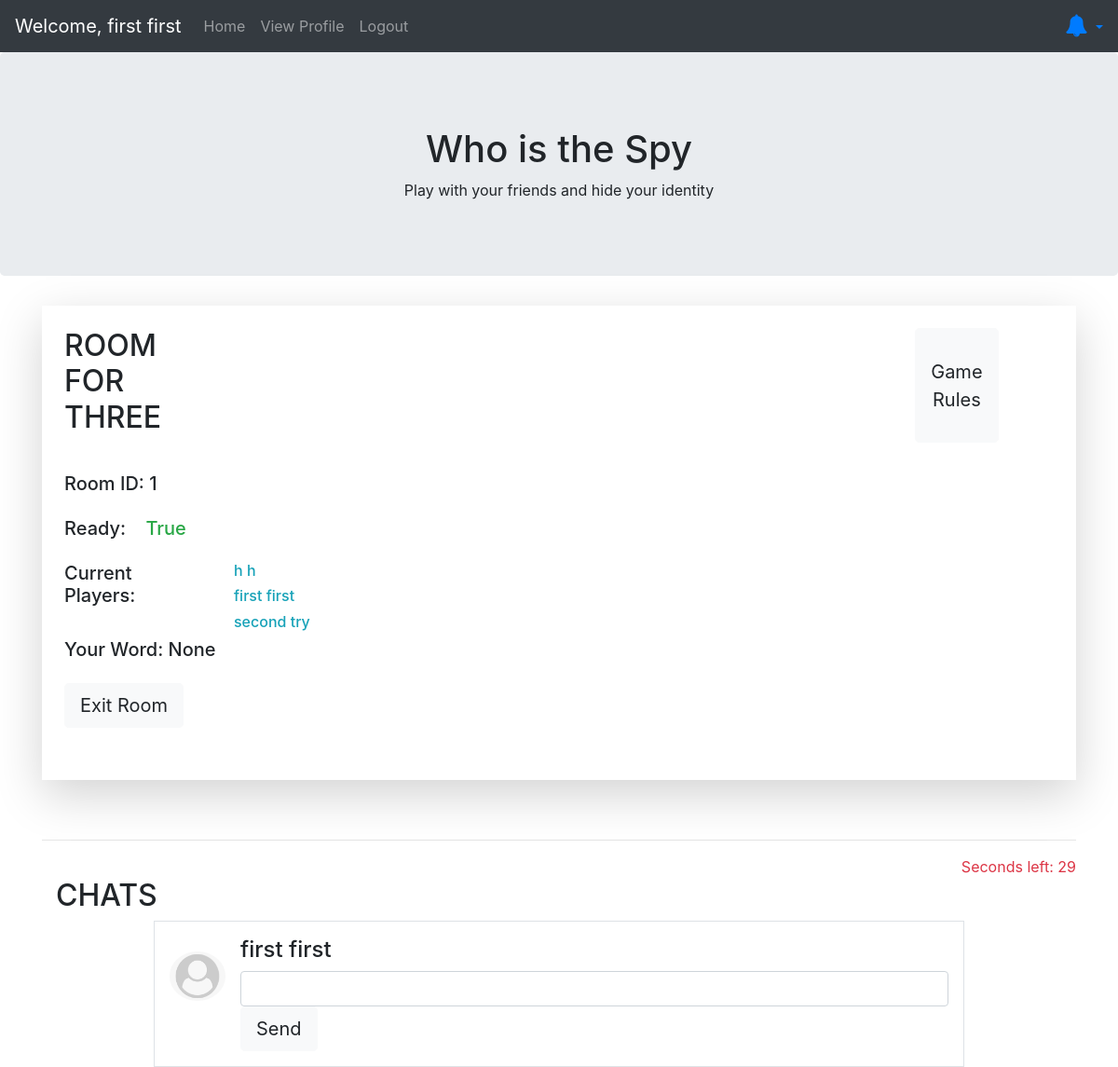
Before: /findspy/return_room (signed in) with the older database file.
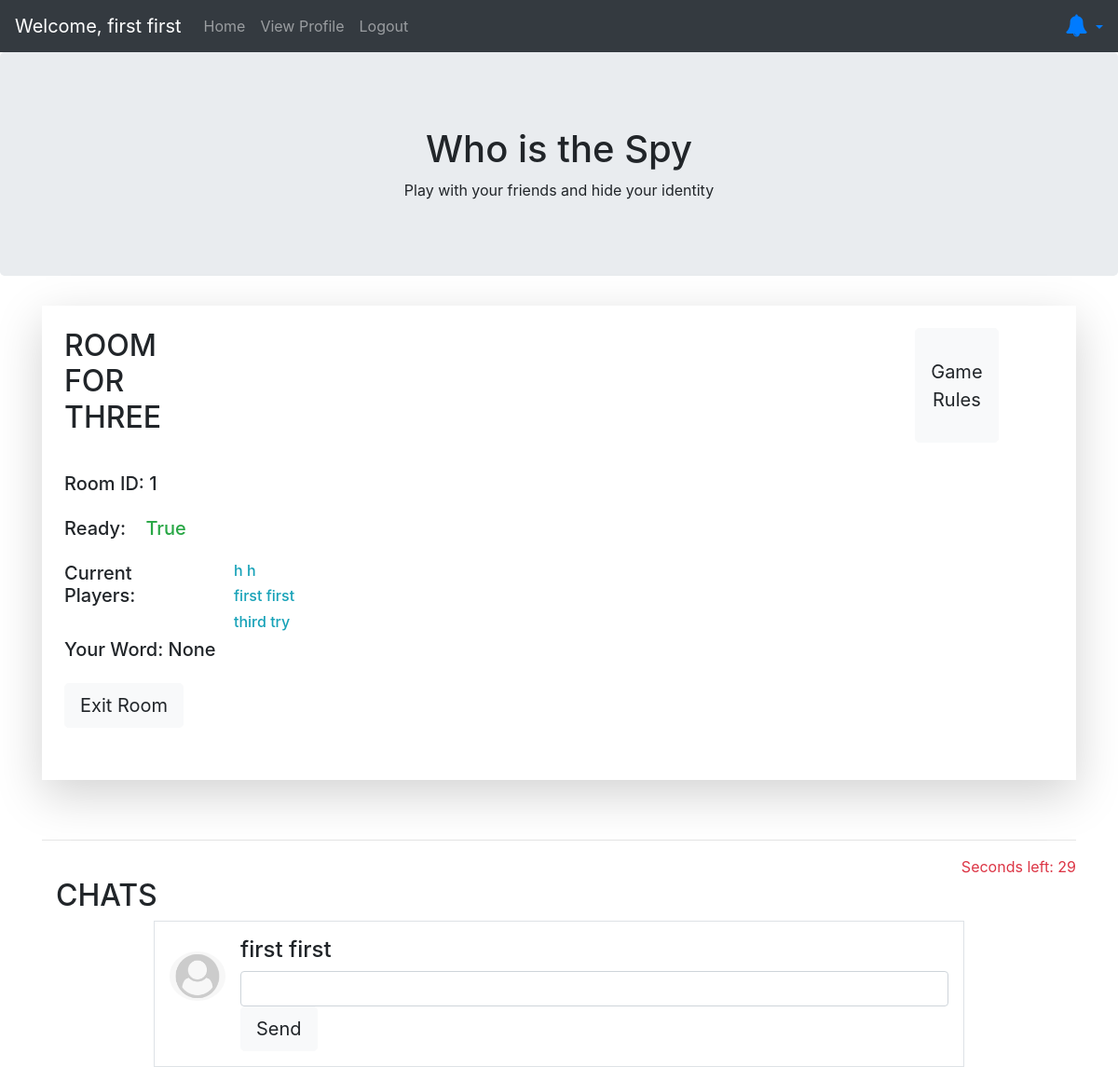
After: the same page with the newer database file.
### findspy/models.py (models this page shows, shortened)
class Room(models.Model):
    capacity = models.IntegerField(default=3)
    ready = models.BooleanField(default=False)
    timeEnd = models.DateTimeField(null=True, blank=True, default=None)
    playerTurn = models.IntegerField(null=True, blank=True, default=None)
    chat_time = models.BooleanField(null=True, blank=True, default=None)

class Player(models.Model):
    player = models.OneToOneField(User, default=None, on_delete=models.PROTECT)
    room = models.ForeignKey(Room, null=True, blank=True, default=None, on_delete=models.PROTECT, related_name="player")
    game_id = models.IntegerField(null=True, blank=True, default=None)
    word = models.CharField(max_length=50, null=True, blank=True, default=None)
    identity = models.CharField(max_length=50, null=True, blank=True, default=None)
    is_dead = models.BooleanField(default=False)

### findspy/views.py (the view)
# urls.py: path('return_room', views.return_room, name='return_room'),
@login_required
def return_room(request):
    context = {}
    if request.method == 'POST':
        context['error'] = 'You need a GET request.'
        return render(request, 'findspy/home.html', context)
    player = Player.objects.get(player=request.user)
    room = player.room
    current_profile = Profile.objects.get(user=request.user)
    friends = current_profile.following.all()
    context['friends'] = friends
    context['room'] = room
    context['players'] = room.player.all()
    return render(request, 'findspy/room.html', context)

### findspy/templates/findspy/room.html (shortened to what this page needs)
{% extends "./base.html" %}
{% block container %}
<div class="container" onload="userVisitCount()">
    <div class="get-quote shadow-lg p-4 mb-4 bg-white">
        <div class="row">
            <div class="col-sm-11 d-flex" style="margin-bottom: 2rem">
                {% if room.capacity == 3 %}
                <h2 class="quote">ROOM FOR THREE</h2>
                {% else %}
                <h2 class="quote">ROOM FOR FIVE</h2>
                {% endif %}
                <div class="col-sm-10" id="game-rules"></div>
                <button class="btn btn-light btn-lg ml-ao" id="game_rule_button"
                        onclick="displayRule();">Game Rules
                </button>
            </div>
            <h5 class="col-sm-12 d-flex"> Room ID: {{room.id}} </h5>
            <br><br>
            {% if room.ready == False%}
            <h5 class="col-sm-12 d-flex" id="room_readiness_"> Ready:&nbsp; &nbsp;<span class=" text-danger">{{room.ready }}</span>
            </h5>
            {% else %}
            <h5 class="col-sm-12 d-flex" id="room_readiness"> Ready: &nbsp; &nbsp;<span class=" text-success">{{room.ready }}</span>
            </h5>
            {% endif %}
            <br><br>
            <h5 class="col-sm-2 d-flex col">Current Players:</h5>
            <div class="row">
                {% if room.player.count != 0 %}
                <div class="col-xl-12" id="display_player">
                    {% for player in players %}
                    <h6 class="col-sm-12 d-flex col"><a class="text-info" href="{% url 'profile' player.player.id %}"
                                                        id="{{ player.id }}">
                        {{ player.player.first_name }} {{ player.player.last_name }}</a></h6>
                    {% endfor %}
                 </div>
                    <br><br><br>
                </div>
                {% endif %}
                <br>
                {% if room.ready == False%}
                <h5 class="col-sm-12 d-flex" id="your_word_"> Your Word: None </h5><br><br>
                {% else %}
                <h5 class="col-sm-12 d-flex" id="your_word"> Your Word: None </h5><br><br>
                {% endif %}
                <div class="col-sm-11 d-flex" style="margin-bottom: 2rem">
                    <form action="{% url 'exit_room' %}" method="post">
                        <button class="btn btn-light btn-lg ml-auto" id="exit_room_button" name="exit_room_id"
                                onclick="exitRoom()" value="{{room.id}}">Exit Room
                        </button>
                    </form>
                </div>
            </div>
        </div>
        <br>
        <hr>
        <p class="text-danger float-right" id="time">Seconds left: <span></span></p>
        <div class="col-sm-12"><br>
            <h2>CHATS</h2>
            <div class="col-sm-10 mx-auto" id="msg">
                <div class="media border p-3">
                    {% if profile.picture %}
                    <img class="mr-3 mt-3 rounded-circle" src="{% url 'photo' profile.id %}" style="width:60px;"
                         width="200px">
                    {% else %}
                    <img class="mr-3 mt-3 rounded-circle" src="/static/images/default.png" style="width:60px;"
                         width="200px">
                    {% endif %}
                    <div class="media-body">
                        <h4>{{ user.first_name }} {{ user.last_name }}</h4>
                        <input class="form-control" id="send_msg">
                        <button class="btn btn-light btn-lg ml-ao" id="send_msg_button"
                                onclick="sendMessage('{{room.id}}')">Send
                        </button>
                    </div>
                </div>
            </div>
        </div>
    </div>
    {% endblock %}

### findspy/templates/findspy/base.html (shortened to what this page needs)
{% load notifications_tags %}
<!DOCTYPE html>
<html lang="en">
<head>
    {% load static %}
    <link href="{% static 'findspy/base.css' %}" rel="stylesheet" type="text/css">
    <link href="https://maxcdn.bootstrapcdn.com/bootstrap/4.5.2/css/bootstrap.min.css" rel="stylesheet">
    <link rel="stylesheet" href="https://cdnjs.cloudflare.com/ajax/libs/font-awesome/4.7.0/css/font-awesome.min.css">
</head>
<body>
<nav class="navbar navbar-expand-sm bg-dark navbar-dark sticky-top ">
    {% if user.first_name %}
    <a class="navbar-brand" href="#">Welcome, {{user.first_name}} {{user.last_name}}</a>
    {% else %}
    {% block nav-bar %}
    {% endblock %}
    {% endif %}
    {% if user.id %}
    <div class="collapse navbar-collapse" id="collapsibleNavbar">
        <ul class="nav navbar-nav">
            <li class="nav-item">
                <a class="nav-link" href="{% url 'home' %}">Home</a>
            <li class="nav-item">
                <a class="nav-link" href="{% url 'profile' user.id %}">View Profile</a>
            </li>
            <li class="nav-item">
                <a class="nav-link" href="{% url 'logout' %}">Logout</a>
            </li>
        </ul>
        <ul class="nav navbar-nav ml-auto">
            <li>
            <div class="nav-item dropdown navbar-right dropdown-menu-right">
                <a class="notification dropdown-toggle" type="button" id="dropdownMenu2" data-toggle="dropdown" aria-haspopup="true">
                <i class="fa fa-bell" style="font-size:24px"></i>
            </a>
            </li>
        </ul>
    </div>
    {% endif %}
</nav>
<div class="jumbotron text-center" style="padding-top: 10vh">
    <h1>Who is the Spy</h1>
    <p>Play with your friends and hide your identity</p>
</div>
{% block container %}
{% endblock %}
</body>
</html>

Changed rows visible on the page:
no longer on this page (row edited): Player: player.first_name "second", player.last_name "try"
now on this page (row edited): Player: player.first_name "third", player.last_name "try"
